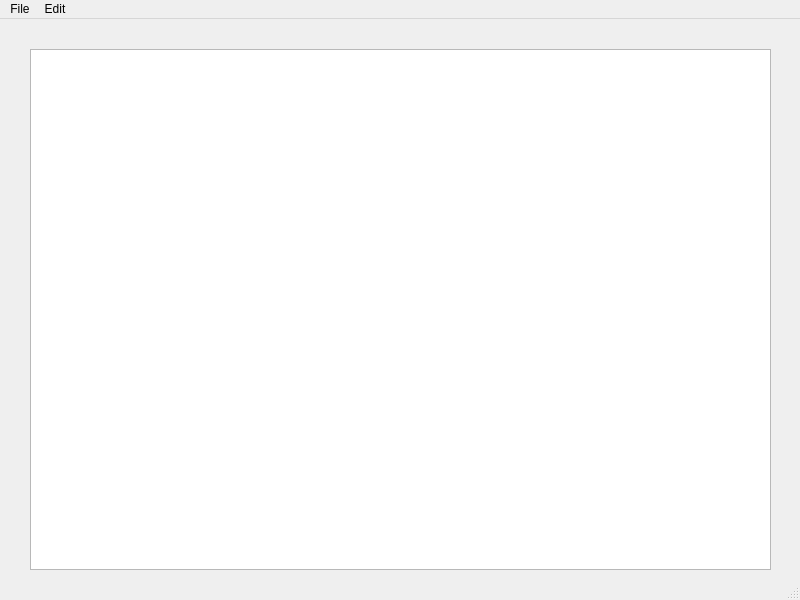
<?xml version="1.0" encoding="UTF-8"?>
<ui version="4.0">
 <class>MainWindow</class>
 <widget class="QMainWindow" name="MainWindow">
  <property name="geometry">
   <rect>
    <x>0</x>
    <y>0</y>
    <width>800</width>
    <height>600</height>
   </rect>
  </property>
  <property name="windowTitle">
   <string>MainWindow</string>
  </property>
  <widget class="QWidget" name="centralwidget">
   <widget class="QWidget" name="verticalLayoutWidget">
    <property name="geometry">
     <rect>
      <x>30</x>
      <y>30</y>
      <width>741</width>
      <height>521</height>
     </rect>
    </property>
    <layout class="QVBoxLayout" name="verticalLayout">
     <item>
      <widget class="QTextEdit" name="textEdit"/>
     </item>
    </layout>
   </widget>
  </widget>
  <widget class="QMenuBar" name="menubar">
   <property name="geometry">
    <rect>
     <x>0</x>
     <y>0</y>
     <width>800</width>
     <height>26</height>
    </rect>
   </property>
   <widget class="QMenu" name="menuFile">
    <property name="title">
     <string>File</string>
    </property>
    <addaction name="actionNew"/>
    <addaction name="actionOpen"/>
    <addaction name="actionSave_as"/>
    <addaction name="actionPrint"/>
    <addaction name="actionExit"/>
   </widget>
   <widget class="QMenu" name="menuEdit">
    <property name="title">
     <string>Edit</string>
    </property>
    <addaction name="actionCopy"/>
    <addaction name="actionPaste"/>
    <addaction name="actionCut"/>
    <addaction name="actionUndo"/>
    <addaction name="actionRedo"/>
   </widget>
   <addaction name="menuFile"/>
   <addaction name="menuEdit"/>
  </widget>
  <widget class="QStatusBar" name="statusbar"/>
  <action name="actionNew">
   <property name="icon">
    <iconset resource="Resources.qrc">
     <normaloff>:/images/New.bmp</normaloff>:/images/New.bmp</iconset>
   </property>
   <property name="text">
    <string>New</string>
   </property>
  </action>
  <action name="actionOpen">
   <property name="icon">
    <iconset resource="Resources.qrc">
     <normaloff>:/images/Open.bmp</normaloff>:/images/Open.bmp</iconset>
   </property>
   <property name="text">
    <string>Open</string>
   </property>
  </action>
  <action name="actionSave_as">
   <property name="icon">
    <iconset resource="Resources.qrc">
     <normaloff>:/images/Save.bmp</normaloff>:/images/Save.bmp</iconset>
   </property>
   <property name="text">
    <string>Save as</string>
   </property>
  </action>
  <action name="actionPrint">
   <property name="text">
    <string>Print</string>
   </property>
  </action>
  <action name="actionExit">
   <property name="text">
    <string>Exit</string>
   </property>
  </action>
  <action name="actionCopy">
   <property name="icon">
    <iconset resource="Resources.qrc">
     <normaloff>:/images/Copy.bmp</normaloff>:/images/Copy.bmp</iconset>
   </property>
   <property name="text">
    <string>Copy</string>
   </property>
  </action>
  <action name="actionPaste">
   <property name="icon">
    <iconset resource="Resources.qrc">
     <normaloff>:/images/Paste.bmp</normaloff>:/images/Paste.bmp</iconset>
   </property>
   <property name="text">
    <string>Paste</string>
   </property>
  </action>
  <action name="actionCut">
   <property name="icon">
    <iconset resource="Resources.qrc">
     <normaloff>:/images/Cut.bmp</normaloff>:/images/Cut.bmp</iconset>
   </property>
   <property name="text">
    <string>Cut</string>
   </property>
  </action>
  <action name="actionUndo">
   <property name="text">
    <string>Undo</string>
   </property>
  </action>
  <action name="actionRedo">
   <property name="text">
    <string>Redo</string>
   </property>
  </action>
 </widget>
 <resources>
  <include location="Resources.qrc"/>
 </resources>
 <connections/>
</ui>
